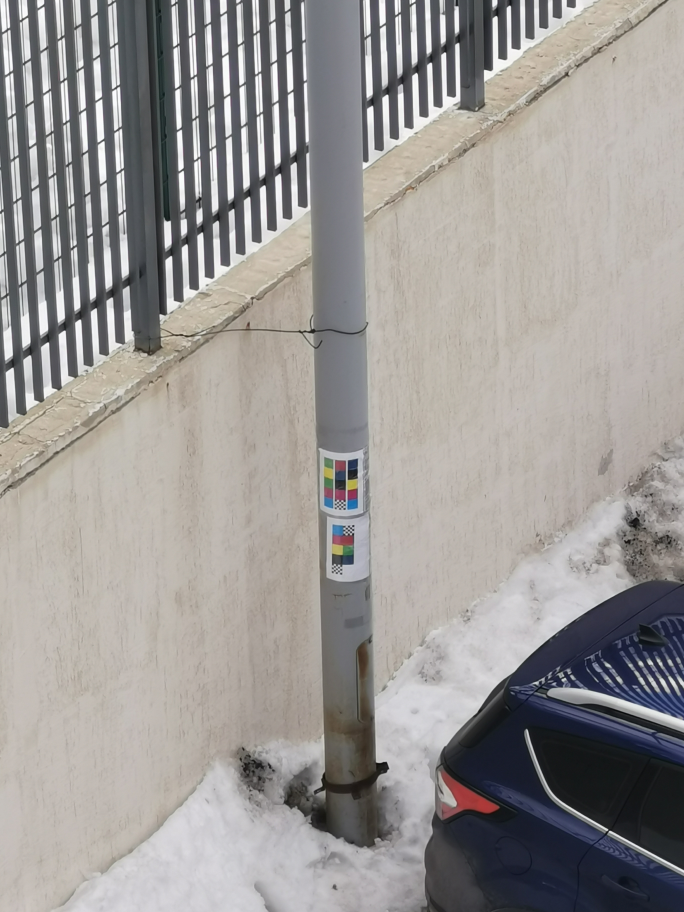
#> input picture DATA/TRAIN1/2021-03-03 16-25-15.JPG, 2736 x 3648 px, found by its file name (shown at 1/4 size)
$ python ColorMask.py
#> lines starting #> are read from the running program, lines starting #| are printed output that depends on the picture
import cv2
import numpy as np
from time import asctime
import funcsource as fs

NPZERO = np.zeros((500, 500, 3))

# COLOURS
GREEN = (0, 255, 0)


class ViewImage:
    name: str
    image_view = None
    image_sample = None
    drawing = False
    clicks = {"DOWN": (0, 0), "UP": (100, 100)}
    REGION_COLOR = GREEN

    def __init__(self, name, work_task=None, image=NPZERO):
        self.image_view = self.image_sample = image
        self.name = name

        if work_task is not None:
            self.work = work_task

        cv2.namedWindow(name)
        cv2.setMouseCallback(name, self.mouse_reaction)

    def draw_region(self, p1, p2):
        self.image_view = cv2.rectangle(self.image_sample.copy(), p1, p2, self.REGION_COLOR, 1)

    # [11 lines left out: function mouse_get_region, not called in this run]

    def work(self, data):
        pass

    # [4 lines left out: function mouse_reaction, not called in this run]

    def show(self):
        cv2.imshow(self.name, self.image_view)

    def update(self, image):
        self.image_view = self.image_sample = cv2.resize(image, (HEIGHT, WIDTH))

    def __repr__(self):
        return f"IMAGE: [{self.name}]"


# [24 lines left out: functions crop, select_color, not called in this run]


def deselect_color(self, data):
    pass

path_image = "/home/anfenix/DATA/GIT/OpenCV/DATA/TRAIN1/2021-03-03 16-25-15.JPG"
# path_image = "/home/anfenix/DATA/GIT/OpenCV/DATA/TRAIN1/SAMPLES/CROP_002_IMGA0073.png"

IMAGE = cv2.imread(path_image)
#> IMAGE is the input picture: shape (3648, 2736, 3); mean B, G, R 149.2, 151.4, 154.8

resize_k = round(700 / max(IMAGE.shape), 3)
#> resize_k = 0.192

HEIGHT, WIDTH = map(lambda x: round(resize_k * x), IMAGE.shape[:-1])
#> HEIGHT = 700; WIDTH = 525
IMAGE = cv2.resize(IMAGE, (HEIGHT, WIDTH))
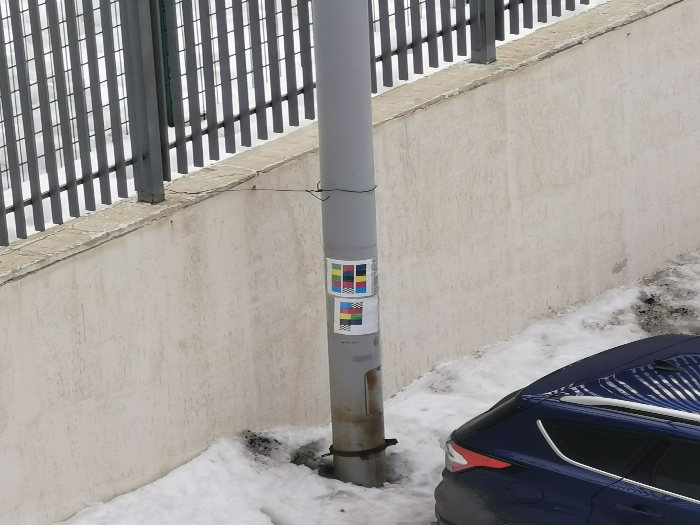
#> IMAGE: shape (525, 700, 3); mean B, G, R 149.1, 151.3, 154.7

WINDOWS = {
    "SAMPLE": ViewImage("SAMPLE", crop, image=IMAGE),
    "CROP": ViewImage("CROP", select_color),
    "TRUE_MASK": ViewImage("TRUE_MASK", deselect_color),
    "FALSE_MASK": ViewImage("FALSE_MASK"),
}
#> in __init__ (call 2), `self.image_view = self.image_sample = image`: self.image_view: shape (500, 500, 3) float64; every value is 0

while True:

    for image in WINDOWS.values():
#> (the run stopped early here; a loop or call above may not have finished)

$ run again, with DATA/TRAIN1/2021-03-03 16-25-22.JPG copied over DATA/TRAIN1/2021-03-03 16-25-15.JPG
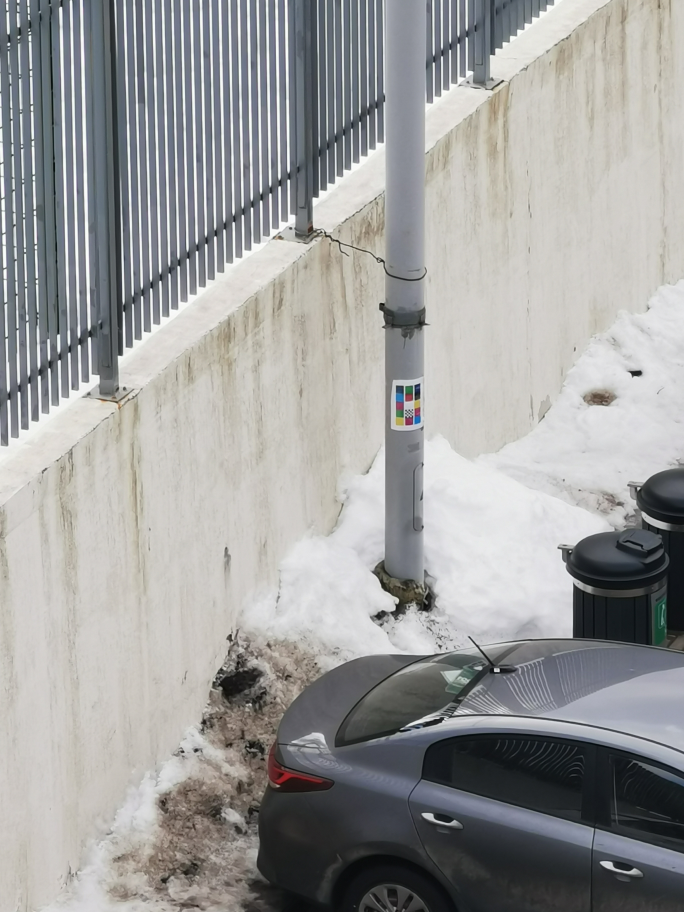
#> input picture DATA/TRAIN1/2021-03-03 16-25-22.JPG, 2736 x 3648 px, found by its file name (shown at 1/4 size)
#> IMAGE is the input picture: shape (3648, 2736, 3); mean B, G, R 156.2, 156.9, 156.7
#> `IMAGE = cv2.resize(IMAGE, (HEIGHT, WIDTH))`:
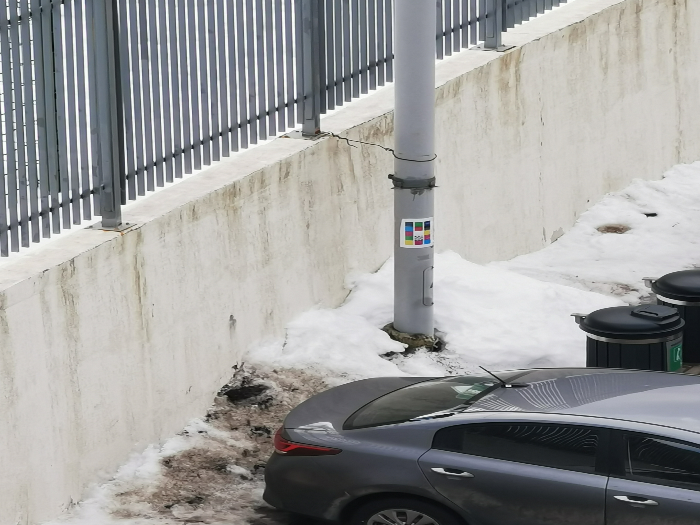
#> IMAGE: shape (525, 700, 3); mean B, G, R 156.1, 156.8, 156.6
#> self.image_view: shape (500, 500, 3) float64; every value is 0

$ run again, with DATA/TRAIN1/2021-02-28 16-49-19 (1).JPG copied over DATA/TRAIN1/2021-03-03 16-25-15.JPG
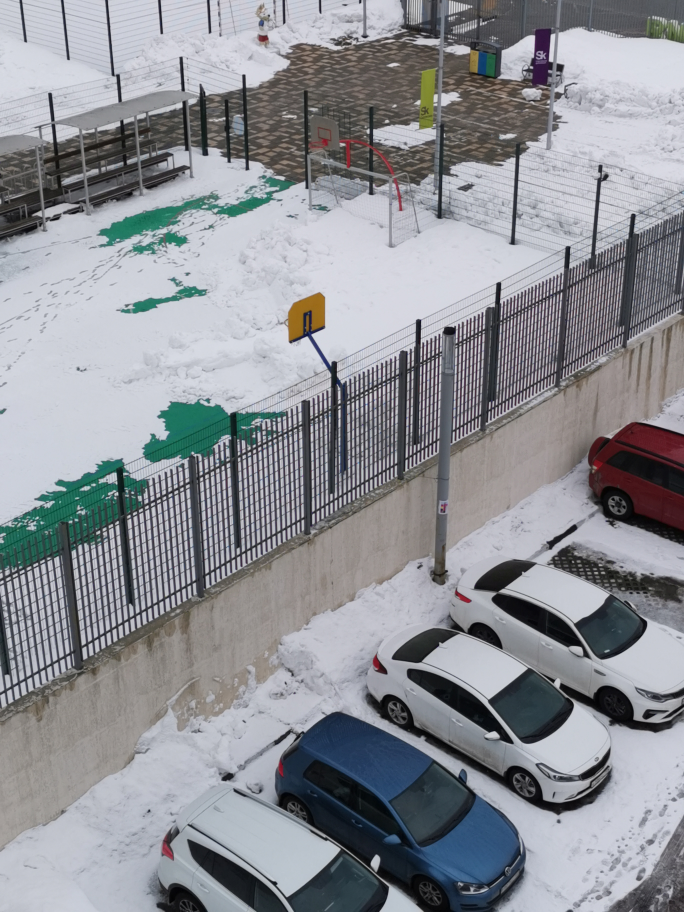
#> input picture DATA/TRAIN1/2021-02-28 16-49-19 (1).JPG, 2736 x 3648 px, found by its file name (shown at 1/4 size)
#> IMAGE is the input picture: shape (3648, 2736, 3); mean B, G, R 149, 143.4, 141.2
#> `IMAGE = cv2.resize(IMAGE, (HEIGHT, WIDTH))`:
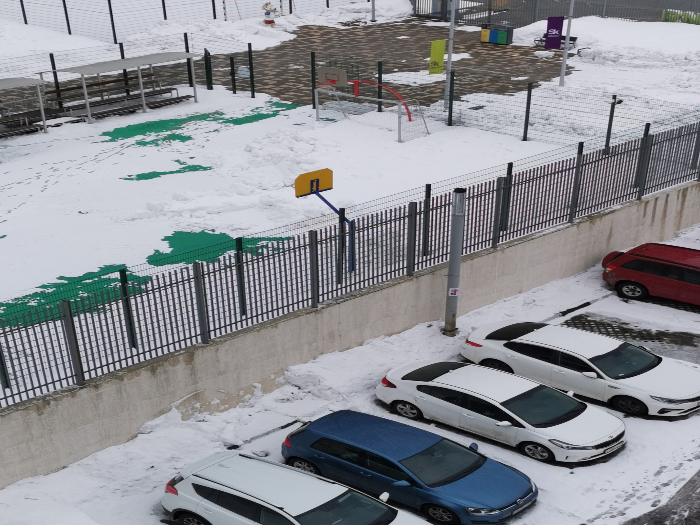
#> IMAGE: shape (525, 700, 3); mean B, G, R 148.9, 143.3, 141.1
#> self.image_view: shape (500, 500, 3) float64; every value is 0
